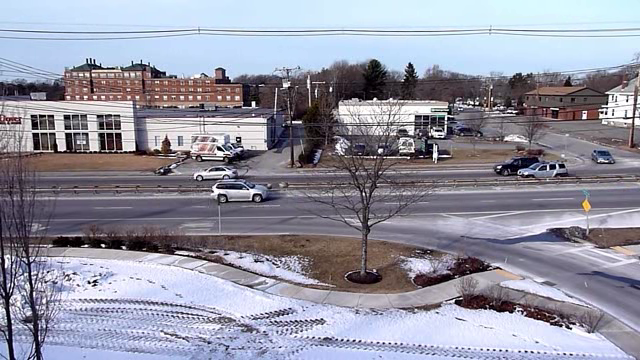
#> input picture frame 50 of TP4/carsRt9_3.avi, 640 x 360 px, given in place of vtest.avi, which was not available
$ python backgroundSubtraction.py
#> lines starting #> are read from the running program, lines starting #| are printed output that depends on the picture; after the words box and inside, x2 and y2 are one past the last pixel; in counts of white or black regions, pixels touching at a corner belong together; pictures that were not available may be replaced by others from this repository, and a replacement may not be noted
from __future__ import print_function
import cv2 as cv
import argparse
import numpy as np

def nothing(x):
    pass


# [56 lines left out: function originMethod, not called in this run]


def specialMethod():
    parser = argparse.ArgumentParser(description='This program shows how to use background subtraction methods provided by \
                                                      OpenCV. You can process both videos and images.')
    parser.add_argument('--input', type=str, help='Path to a video or a sequence of image.', default='vtest.avi')
    args = parser.parse_args()

    # Subtractors
    mogSubtractor = cv.bgsegm.createBackgroundSubtractorMOG(300)
    mog2Subtractor = cv.createBackgroundSubtractorMOG2(300, 400, True)
    gmgSubtractor = cv.bgsegm.createBackgroundSubtractorGMG(10, .8)
    knnSubtractor = cv.createBackgroundSubtractorKNN(100, 400, True)
    cntSubtractor = cv.bgsegm.createBackgroundSubtractorCNT(5, True)
    gsocSubtractor = cv.bgsegm.createBackgroundSubtractorGSOC()
    lsbpSubtractor = cv.bgsegm.createBackgroundSubtractorLSBP()

    capture = cv.VideoCapture(cv.samples.findFileOrKeep(args.input))

    if not capture.isOpened:
        print('Unable to open: ' + args.input)
        exit(0)

    while True:
        ret, frame = capture.read()
#> frame is the input picture: shape (360, 640, 3); mean B, G, R 162.3, 147.8, 147.6
        if frame is None:
            break
        resizedFrame = cv.resize(frame, (0, 0), fx=0.4, fy=0.4)
        mogMask = mogSubtractor.apply(resizedFrame)
#> mogMask: shape (144, 256); every value is 0
        mog2Mask = mog2Subtractor.apply(resizedFrame)
#> mog2Mask: shape (144, 256); every value is 127
        gmgMask = gmgSubtractor.apply(resizedFrame)
        gmgMask = cv.morphologyEx(gmgMask, cv.MORPH_OPEN, cv.getStructuringElement(cv.MORPH_ELLIPSE, (3, 3)))
        knnMask = knnSubtractor.apply(resizedFrame)
#> knnMask: shape (144, 256); every value is 255
        cntMask = cntSubtractor.apply(resizedFrame)
        gsocMask = gsocSubtractor.apply(resizedFrame)
        lsbpMask = lsbpSubtractor.apply(resizedFrame)
        cv.rectangle(resizedFrame, (10, 2), (100, 20), (255, 255, 255), -1)
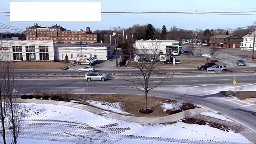
#> resizedFrame: shape (144, 256, 3); mean B, G, R 162.8, 149.4, 150.3
        cv.rectangle(mogMask, (10, 2), (100, 20), (255, 255, 255), -1)
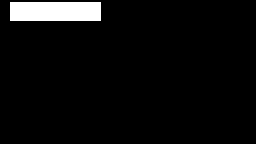
#> mogMask: shape (144, 256); 4.7% white; 1 white region, box (x1, y1, x2, y2) and area: (10, 2, 101, 21) 1729
        cv.rectangle(mog2Mask, (10, 2), (100, 20), (255, 255, 255), -1)
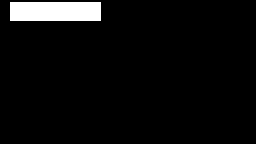
#> mog2Mask: shape (144, 256); values 127 (black) and 255 (white), 4.7% white; 1 white region, box (x1, y1, x2, y2) and area: (10, 2, 101, 21) 1729
        cv.rectangle(gmgMask, (10, 2), (100, 20), (255, 255, 255), -1)
        cv.rectangle(knnMask, (10, 2), (100, 20), (255, 255, 255), -1)
        cv.rectangle(cntMask, (10, 2), (100, 20), (255, 255, 255), -1)
        cv.rectangle(gsocMask, (10, 2), (100, 20), (255, 255, 255), -1)
        cv.rectangle(lsbpMask, (10, 2), (100, 20), (255, 255, 255), -1)
        cv.putText(resizedFrame, str(capture.get(cv.CAP_PROP_POS_FRAMES)), (15, 15), cv.FONT_HERSHEY_SIMPLEX, 0.5, (0, 0, 0))
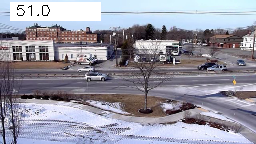
#> resizedFrame: shape (144, 256, 3); 0.2% of pixels changed, all inside (x1, y1, x2, y2) = (17, 5, 50, 16)
        cv.putText(mogMask, str(capture.get(cv.CAP_PROP_POS_FRAMES)), (15, 15), cv.FONT_HERSHEY_SIMPLEX, 0.5, (0, 0, 0))
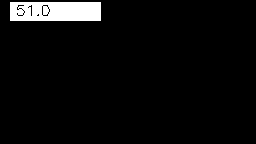
#> mogMask: shape (144, 256); 4.5% white; 1 white region, box (x1, y1, x2, y2) and area: (10, 2, 101, 21) 1657
        cv.putText(mog2Mask, str(capture.get(cv.CAP_PROP_POS_FRAMES)), (15, 15), cv.FONT_HERSHEY_SIMPLEX, 0.5, (0, 0, 0))
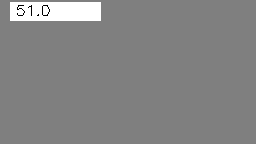
#> mog2Mask: shape (144, 256); 0.2% of pixels changed, all inside (x1, y1, x2, y2) = (17, 5, 50, 16)
        cv.putText(gmgMask, str(capture.get(cv.CAP_PROP_POS_FRAMES)), (15, 15), cv.FONT_HERSHEY_SIMPLEX, 0.5, (0, 0, 0))
        cv.putText(knnMask, str(capture.get(cv.CAP_PROP_POS_FRAMES)), (15, 15), cv.FONT_HERSHEY_SIMPLEX, 0.5, (0, 0, 0))
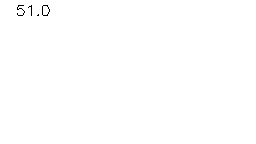
#> knnMask: shape (144, 256); 99.8% white; black in thin lines or dots, all inside (x1, y1, x2, y2) = (17, 5, 50, 16)
        cv.putText(cntMask, str(capture.get(cv.CAP_PROP_POS_FRAMES)), (15, 15), cv.FONT_HERSHEY_SIMPLEX, 0.5, (0, 0, 0))
        cv.putText(gsocMask, str(capture.get(cv.CAP_PROP_POS_FRAMES)), (15, 15), cv.FONT_HERSHEY_SIMPLEX, 0.5, (0, 0, 0))
        cv.putText(lsbpMask, str(capture.get(cv.CAP_PROP_POS_FRAMES)), (15, 15), cv.FONT_HERSHEY_SIMPLEX, 0.5, (0, 0, 0))

        cv.imshow('Frame', resizedFrame)
        cv.imshow('MOG', mogMask)
        cv.imshow('MOG2', mog2Mask)
        cv.imshow('GMG', gmgMask)
        cv.imshow('KNN', knnMask)
        cv.imshow('CNT', cntMask)
        cv.imshow('GSOC', gsocMask)
        cv.imshow('LSBP', lsbpMask)
        cv.moveWindow('Frame', 0, 0)
        cv.moveWindow('MOG2', 0, 325)
        cv.moveWindow('KNN', 0, 625)
        cv.moveWindow('GMG', 500, 0)
        cv.moveWindow('MOG', 500, 325)
        cv.moveWindow('CNT', 500, 625)
        cv.moveWindow('GSOC', 1000, 0)
        cv.moveWindow('LSBP', 1000, 325)

        keyboard = cv.waitKey(30)
#> (key q is pressed here)
        if keyboard == ord('q'):
            break

    capture.release()
    cv.destroyAllWindows()

specialMethod()
